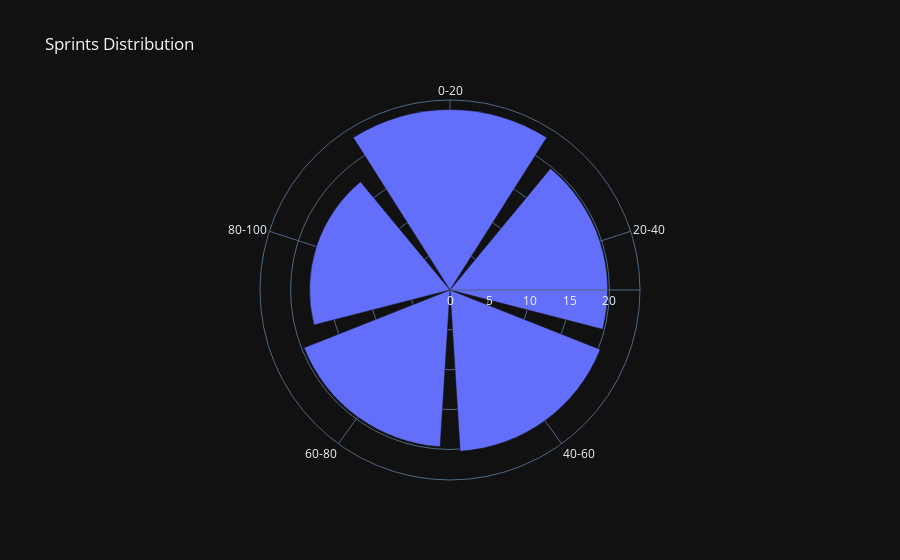

Notebook source saved alongside this figure:
### Code cell
import pandas as pd
import plotly.express as px

# Assuming df is your DataFrame and it has the 'Sprints' column

# Define the bins and labels for sprints with a bin size of 20 up to 100
bins = [i for i in range(0, 101, 20)]
labels = [f'{bins[i]}-{bins[i+1]}' for i in range(len(bins)-1)]

# Create a new column to categorize Sprints into bins
df['SprintsBins'] = pd.cut(df['Sprints'], bins=bins, labels=labels, include_lowest=True)

# Calculate the count of Sprints values in each bin
sprints_counts = df['SprintsBins'].value_counts(normalize=True).sort_index() * 100

# Create a DataFrame from the counts
sprints_counts_df = sprints_counts.reset_index()
sprints_counts_df.columns = ['SprintsBins', 'Percentage']

# Create a polar bar plot using Plotly
fig = px.bar_polar(sprints_counts_df, r='Percentage', theta='SprintsBins',
                    title='Sprints Distribution',
                    labels={'SprintsBins': 'Sprints', 'Percentage': 'Percentage'},
                    template='plotly_dark')

# Show the plot
fig.show()

### Figure 1 — Plotly figure (JSON) as saved in the notebook; plotly's stock layout.template omitted (floating-point values rounded to 4 significant figures)
{"data": [{"hovertemplate": "Percentage=%{r}<br>Sprints=%{theta}<extra></extra>", "legendgroup": "", "marker": {"color": "#636efa", "pattern": {"shape": ""}}, "name": "", "r": [22.64, 19.77, 20.27, 19.7, 17.62], "showlegend": false, "subplot": "polar", "theta": ["0-20", "20-40", "40-60", "60-80", "80-100"], "type": "barpolar"}], "layout": {"barmode": "relative", "legend": {"tracegroupgap": 0}, "polar": {"angularaxis": {"direction": "clockwise", "rotation": 90}, "domain": {"x": [0, 1], "y": [0, 1]}}, "title": {"text": "Sprints Distribution"}}}
